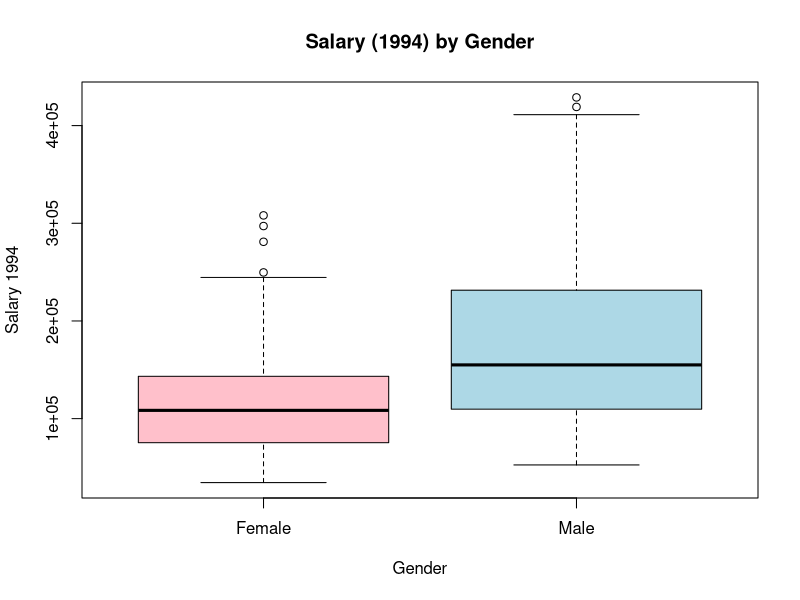
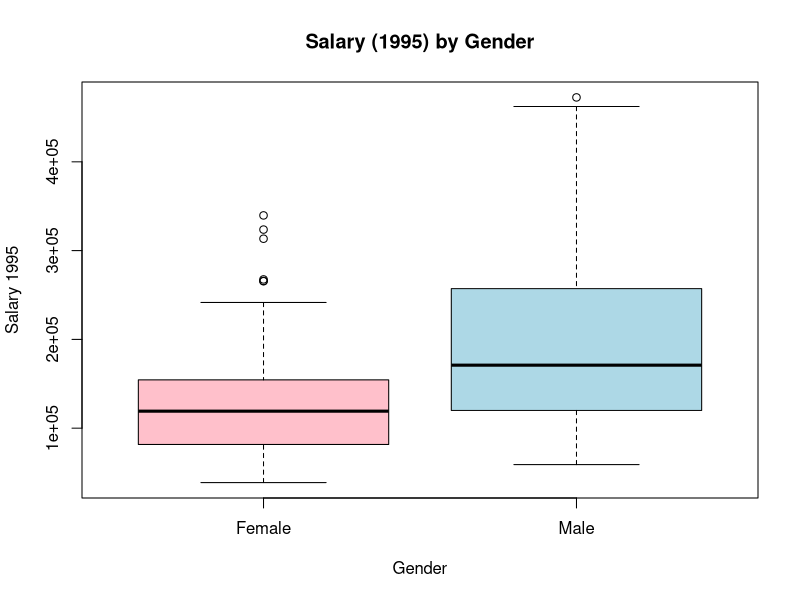
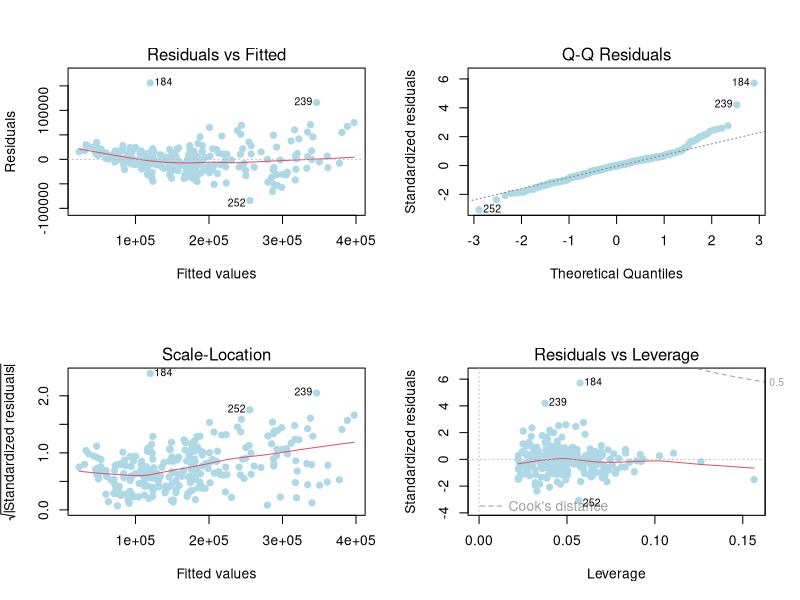

Source code (R) for these figures, in order: (Note: this script raises an error after producing the figures.)
# Lawsuit - Linear Regression (Simplified + CSV Outputs)
# Scope: Base R only, within course slides (Unit 1–4).
# What this script does:
#   - Reads Lawsuit.csv
#   - Casts factors
#   - Prints basic summaries to console
#   - Saves summaries (dataset summary, gender counts, gender-by-dept) to CSV
#   - Builds three linear models (m0, m1, m3)
#   - Saves each model's coefficient table to CSV
#   - Saves model fit stats (R2, AdjR2) to CSV
#   - Draws simple boxplots and diagnostic plots (not saved as CSV)

setwd("/Users/zhangjianyu/Desktop/学习课件/NTU/AN6003 Analytics Strategy/AN6003 Course Materials/AN6003_GradedTeamAssignment")

# ---------------------------
# 0. Setup
# ---------------------------
if (!dir.exists("outputs")) dir.create("outputs")

# ---------------------------
# 1. Read data
# ---------------------------
df <- read.csv("Lawsuit.csv", stringsAsFactors = FALSE)

# ---------------------------
# 2. Clean and cast types
# ---------------------------
df$Dept <- factor(df$Dept,
                  levels = 1:6,
                  labels = c("Biochem/MolBio", "Physiology", "Genetics",
                             "Pediatrics", "Medicine", "Surgery"))
df$Gender <- factor(df$Gender, levels = c(0, 1), labels = c("Female", "Male"))
df$Clin   <- factor(df$Clin,   levels = c(0, 1), labels = c("Research", "Clinical"))
df$Cert   <- factor(df$Cert,   levels = c(0, 1), labels = c("NotCert", "Cert"))
df$Rank   <- factor(df$Rank,   levels = c(1, 2, 3), labels = c("Assistant", "Associate", "Full"))

# ---------------------------
# 3. Basic exploration (console + CSV)
# ---------------------------
cat("\n=== Basic Summary of Dataset ===\n")
print(summary(df))

# Numeric variable summary to CSV (base R)
is_num <- sapply(df, is.numeric)
num_names <- names(df)[is_num]
num_summary <- t(sapply(num_names, function(v) {
  x <- df[[v]]
  q <- quantile(x, probs = c(0.25, 0.5, 0.75), na.rm = TRUE)
  c(
    n = sum(!is.na(x)),
    mean = mean(x, na.rm = TRUE),
    sd = sd(x, na.rm = TRUE),
    min = min(x, na.rm = TRUE),
    q1 = q[[1]],
    median = q[[2]],
    q3 = q[[3]],
    max = max(x, na.rm = TRUE),
    na = sum(is.na(x))
  )
}))
num_summary_df <- data.frame(variable = rownames(num_summary), num_summary, row.names = NULL)
write.csv(num_summary_df, file = "outputs/data_summary_numeric.csv", row.names = FALSE)

# Gender counts CSV
gender_counts <- as.data.frame(table(df$Gender))
colnames(gender_counts) <- c("Gender", "Count")
write.csv(gender_counts, file = "outputs/gender_counts.csv", row.names = FALSE)

# Gender by Dept counts CSV (long format)
dept_gender_tbl <- as.data.frame(table(Dept = df$Dept, Gender = df$Gender))
write.csv(dept_gender_tbl, file = "outputs/gender_by_dept_counts.csv", row.names = FALSE)

# ---------------------------
# 4. Simple boxplots (Base R; optional to save as images)
# ---------------------------
boxplot(Sal94 ~ Gender, data = df,
        main = "Salary (1994) by Gender", xlab = "Gender", ylab = "Salary 1994",
        col = c("pink", "lightblue"))
boxplot(Sal95 ~ Gender, data = df,
        main = "Salary (1995) by Gender", xlab = "Gender", ylab = "Salary 1995",
        col = c("pink", "lightblue"))

# ---------------------------
# 5. Linear Regression Models (lm)
# ---------------------------
m0 <- lm(Sal95 ~ Gender, data = df)
m1 <- lm(Sal95 ~ Gender + Dept + Rank + Exper + Prate + Cert + Clin, data = df)
m3 <- lm(Sal94 ~ Gender + Dept + Rank + Exper + Prate + Cert + Clin, data = df)

# ---------------------------
# 6. Print results to console
# ---------------------------
cat("\n=== Model m0: Sal95 ~ Gender (Baseline) ===\n"); print(summary(m0))
cat("\n=== Model m1: Sal95 ~ Gender + Dept + Rank + Exper + Prate + Cert + Clin ===\n"); print(summary(m1))
cat("\n=== Model m3: Sal94 ~ Gender + Dept + Rank + Exper + Prate + Cert + Clin ===\n"); print(summary(m3))

# ---------------------------
# 7. Save model outputs to CSV (coefficients + fit stats)
# ---------------------------
save_model_coef <- function(model, filepath) {
  sm <- summary(model)$coefficients  # matrix: Estimate, Std. Error, t value, Pr(>|t|)
  dfc <- data.frame(term = rownames(sm), sm, row.names = NULL)
  write.csv(dfc, file = filepath, row.names = FALSE)
}

save_model_coef(m0, "outputs/model_m0_coefficients.csv")
save_model_coef(m1, "outputs/model_m1_coefficients.csv")
save_model_coef(m3, "outputs/model_m3_coefficients.csv")

fitstats <- data.frame(
  Model = c("m0: Sal95 ~ Gender", 
            "m1: Sal95 ~ Gender + Dept + Rank + Exper + Prate + Cert + Clin",
            "m3: Sal94 ~ Gender + Dept + Rank + Exper + Prate + Cert + Clin"),
  R2 = c(summary(m0)$r.squared, summary(m1)$r.squared, summary(m3)$r.squared),
  Adj_R2 = c(summary(m0)$adj.r.squared, summary(m1)$adj.r.squared, summary(m3)$adj.r.squared)
)
write.csv(fitstats, file = "outputs/model_fit_stats.csv", row.names = FALSE)

# ---------------------------
# 8. Diagnostic plots (Base R)
# ---------------------------
par(mfrow = c(2, 2)); plot(m1, col = "lightblue", pch = 19); par(mfrow = c(1, 1))
par(mfrow = c(2, 2)); plot(m2, col = "lightpink",  pch = 19); par(mfrow = c(1, 1))
par(mfrow = c(2, 2)); plot(m3, col = "red",  pch = 19); par(mfrow = c(1, 1))

cat("\nAnalysis complete. CSV files saved in 'outputs/' folder.\n")
